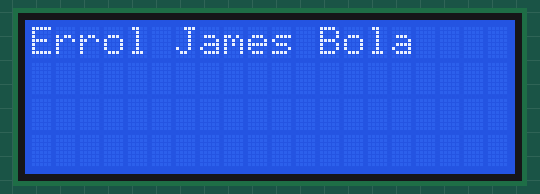
Bench run of a sketch on a simulated Arduino Uno, built with avr-gcc and run on an emulated ATmega328P. Shown: 20×4 character LCD.

Above: at 0.1 s.
At 2.1 s:
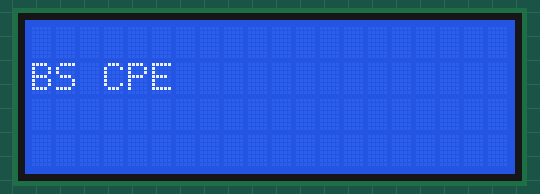
At 4.1 s:
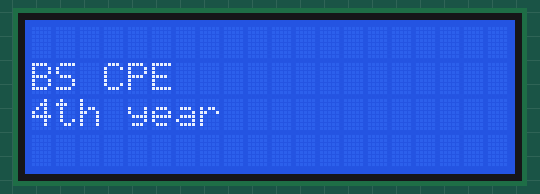

The sketch:

errol_lcddisplay.ino
```cpp
#include <LiquidCrystal.h>
LiquidCrystal lcd(13,12,11,10,9,8);
void setup() {
 lcd.begin(20,4);
 lcd.print("Errol James Bola");
 delay(2000);
 lcd.clear();
}

void loop() {
 lcd.setCursor(0, 1);
 lcd.print("BS CPE");
 delay(2000);
 lcd.setCursor(0, 2);
 lcd.print("4th year");
 delay(2000);
}
```

Measured:
- what the display in image 1 shows lasts 2.0 s, from 2.1 s to 4.1 s
